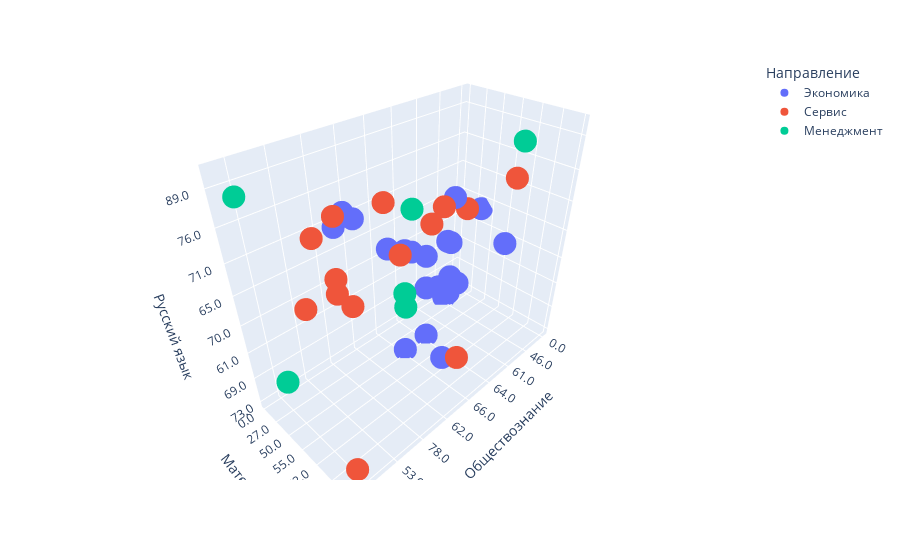

Notebook code cell kept with this figure:
### Code cell
import plotly.express as px
fig = px.scatter_3d(plot_data_social_science, x='Обществознание', y='Математика', z='Русский язык',
              color='Направление')
fig.show()

### Figure 1 — Plotly figure (JSON) as saved in the notebook; plotly's stock layout.template omitted (floating-point values rounded to 4 significant figures)
{"data": [{"hovertemplate": "Направление=Экономика<br>Обществознание=%{x}<br>Математика=%{y}<br>Русский язык=%{z}<extra></extra>", "legendgroup": "Экономика", "marker": {"color": "#636efa", "symbol": "circle"}, "mode": "markers", "name": "Экономика", "scene": "scene", "showlegend": true, "type": "scatter3d", "x": ["0.0", "47.0", "54.0", "46.0", "49.0", "42.0", "61.0", "61.0", "45.0", "47.0", "61.0", "56.0", "64.0", "47.0", "44.0", "0.0", "57.0", "66.0", "51.0", "46.0", "45.0", "48.0", "62.0", "72.0", "68.0", "66.0"], "y": ["0.0", "39.0", "27.0", "39.0", "39.0", "27.0", "45.0", "50.0", "56.0", "0.0", "39.0", "55.0", "50.0", "33.0", "27.0", "45.0", "72.0", "50.0", "45.0", "27.0", "27.0", "33.0", "39.0", "39.0", "39.0", "70.0"], "z": ["73.0", "82.0", "72.0", "73.0", "72.0", "69.0", "66.0", "66.0", "62.0", "61.0", "60.0", "84.0", "73.0", "70.0", "49.0", "67.0", "82.0", "73.0", "65.0", "53.0", "66.0", "64.0", "71.0", "87.0", "71.0", "71.0"]}, {"hovertemplate": "Направление=Сервис<br>Обществознание=%{x}<br>Математика=%{y}<br>Русский язык=%{z}<extra></extra>", "legendgroup": "Сервис", "marker": {"color": "#EF553B", "symbol": "circle"}, "mode": "markers", "name": "Сервис", "scene": "scene", "showlegend": true, "type": "scatter3d", "x": ["78.0", "60.0", "59.0", "56.0", "62.0", "53.0", "72.0", "71.0", "79.0", "55.0", "62.0", "55.0", "44.0", "56.0", "47.0"], "y": ["74.0", "50.0", "56.0", "56.0", "56.0", "50.0", "62.0", "72.0", "62.0", "33.0", "56.0", "62.0", "70.0", "68.0", "27.0"], "z": ["78.0", "76.0", "65.0", "71.0", "76.0", "78.0", "96.0", "87.0", "87.0", "64.0", "76.0", "73.0", "82.0", "94.0", "67.0"]}, {"hovertemplate": "Направление=Менеджмент<br>Обществознание=%{x}<br>Математика=%{y}<br>Русский язык=%{z}<extra></extra>", "legendgroup": "Менеджмент", "marker": {"color": "#00cc96", "symbol": "circle"}, "mode": "markers", "name": "Менеджмент", "scene": "scene", "showlegend": true, "type": "scatter3d", "x": ["52.0", "64.0", "57.0", "55.0", "61.0", "64.0"], "y": ["27.0", "39.0", "45.0", "27.0", "62.0", "27.0"], "z": ["89.0", "72.0", "61.0", "69.0", "59.0", "64.0"]}], "layout": {"legend": {"title": {"text": "Направление"}, "tracegroupgap": 0}, "margin": {"t": 60}, "scene": {"domain": {"x": [0, 1], "y": [0, 1]}, "xaxis": {"title": {"text": "Обществознание"}}, "yaxis": {"title": {"text": "Математика"}}, "zaxis": {"title": {"text": "Русский язык"}}}}}
